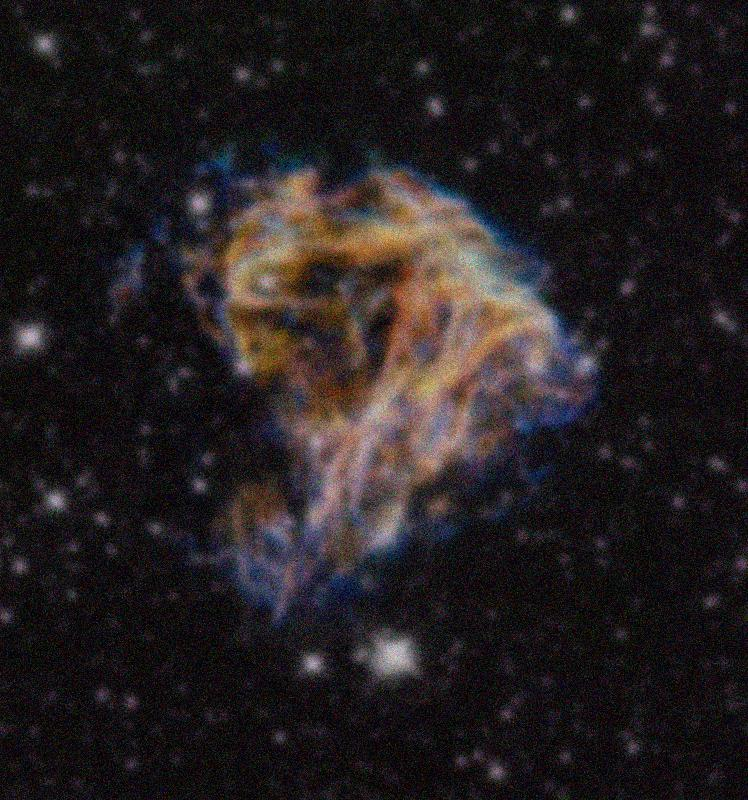
//> input picture DIP_4/spaceImg.jpg, 748 x 800 px
$ ./main spaceImg.jpg   (built with g++ and OpenCV 4)
//> lines starting //> are read from the running program, lines starting //| are printed output that depends on the picture
### DIP_4/Dip4.h
//============================================================================
// Name        : Dip4.h
// Author      : Ronny Haensch
// Version     : 2.0
// Copyright   : -
// Description : header file for fourth DIP assignment
//============================================================================

#include <iostream>

#include <opencv2/opencv.hpp>

using namespace std;
using namespace cv;

class Dip4{

   public:
      // constructor
      Dip4(void){};
      // destructor
      ~Dip4(void){};

      // processing routines
      // start image restoration
      Mat run(Mat& in, string restorationType, Mat& kernel, double snr=pow(10,5));
      // testing routine
      void test(void);
      // function headers of given functions
      Mat degradeImage(Mat& img, Mat& degradedImg, double filterDev, double snr);
      void showImage(const char* win, Mat img, bool cut=true);

   private:
      // function headers of functions to be implemented
      // --> edit ONLY these functions!
      Mat inverseFilter(Mat& degraded, Mat& filter);
      Mat wienerFilter(Mat& degraded, Mat& filter, double snr);

      // function headers of functions implemented in previous exercises
      // --> re-use your (corrected) code
      Mat circShift(Mat& in, int dx, int dy);

      // testing routines
      void test_circShift(void);
};

### DIP_4/Dip4.cpp
//============================================================================
// Name        : Dip4.cpp
// Author      : Ronny Haensch
// Version     : 2.0
// Copyright   : -
// Description :
//============================================================================

#include "Dip4.h"
#include <complex>

// Performes a circular shift in (dx,dy) direction
/*
in       :  input matrix
dx       :  shift in x-direction
dy       :  shift in y-direction
return   :  circular shifted matrix
*/
Mat Dip4::circShift(Mat& in, int dx, int dy){

	Mat tmp = Mat::zeros(in.rows, in.cols, in.type());
	int x, y, new_x, new_y;

	for (y = 0; y<in.rows; y++){
		// calulate new y-coordinate
		new_y = y + dy;
		if (new_y<0)
			new_y = new_y + in.rows;
		if (new_y >= in.rows)
			new_y = new_y - in.rows;

		for (x = 0; x<in.cols; x++){

			// calculate new x-coordinate
			new_x = x + dx;
			if (new_x<0)
				new_x = new_x + in.cols;
			if (new_x >= in.cols)
				new_x = new_x - in.cols;

			tmp.at<float>(new_y, new_x) = in.at<float>(y, x);

		}
	}

	return tmp;
}

// Function applies inverse filter to restorate a degraded image
/*
degraded :  degraded input image
filter   :  filter which caused degradation
return   :  restorated output image
*/
Mat Dip4::inverseFilter(Mat& degraded, Mat& filter){

    Mat freq_deg, freq_kernel, result;

    //copy kernel to large matrix (the size of input image)
    cv::Rect roi(cv::Point(0,0),filter.size());
    Mat destinationROI = Mat::zeros(degraded.size(), degraded.type());
    filter.copyTo(destinationROI(roi));

    //perform circ shift on kernel
    Mat circ_kernel = circShift(destinationROI, -filter.cols/2, -filter.rows/2);

    //convert to frequency domains
    dft(degraded, freq_deg, DFT_COMPLEX_OUTPUT);
    dft(circ_kernel, freq_kernel, DFT_COMPLEX_OUTPUT);

    const double epsilon = 0.05f;

    double maxMagnitude;
    minMaxLoc(abs(freq_kernel), 0, &maxMagnitude);
    const double threshold =  maxMagnitude * epsilon;

	//Replace the inverse filter 1/Pi by Qi
	for (int ri = 0; ri < freq_kernel.rows; ri++) {
		for (int ci = 0; ci < freq_kernel.cols; ci++) {
			if (norm(freq_kernel.at<Vec2f>(ri, ci)) < threshold) {
				freq_kernel.at<Vec2f>(ri, ci) = threshold;
			}
			std::complex<float> p(freq_kernel.at<Vec2f>(ri,ci)[0], freq_kernel.at<Vec2f>(ri,ci)[1]);
			p = 1.f / p;
                        freq_kernel.at<Vec2f>(ri,ci)[0] = p.real();
                        freq_kernel.at<Vec2f>(ri,ci)[1] = p.imag();
		}
    }

   //multiplication in freq domains
   mulSpectrums(freq_deg, freq_kernel, freq_deg,0);

   //convert to spatial domain
   dft(freq_deg, result, DFT_INVERSE | DFT_REAL_OUTPUT + DFT_SCALE);

   return result;
}

// Function applies wiener filter to restorate a degraded image
/*
degraded :  degraded input image
filter   :  filter which caused degradation
snr      :  signal to noise ratio of the input image
return   :   restorated output image
*/
Mat Dip4::wienerFilter(Mat& degraded, Mat& filter, double snr){


   // TODO !!!
   Mat freq_deg, freq_kernel, result;


    //copy kernel to large matrix (the size of input image)
    cv::Rect roi(cv::Point(0,0),filter.size());
    Mat destinationROI = Mat::zeros(degraded.size(), degraded.type());
    filter.copyTo(destinationROI(roi));

    //perform circ shift on kernel
    Mat circ_kernel = circShift(destinationROI, -filter.cols/2, -filter.rows/2);

    //convert to frequency domains
    dft(degraded, freq_deg, DFT_COMPLEX_OUTPUT);
    dft(circ_kernel, freq_kernel, DFT_COMPLEX_OUTPUT);

    //split kernel into real and imaginary part
    Mat filter_planes[2];
    split(freq_kernel, filter_planes);

   // |P|²
    Mat mag_filter;
    magnitude(filter_planes[0], filter_planes[1], mag_filter);
    multiply(mag_filter, mag_filter, mag_filter);
   //

   // |P|² + 1/SNR²
    Mat denominator = mag_filter + 1 / (snr * snr);
    //Mat denominator = mag_filter;
   //

   //P*
   for (int x = 0; x < freq_kernel.cols; x++) {
   	for (int y = 0; y < freq_kernel.rows; y++) {
		//imaginary part
		filter_planes[1].at<float>(y,x) = -1*filter_planes[1].at<float>(y,x);
	}
   }

   //Q = P* / ( |P|² + 1/SNR² )
     divide(filter_planes[0], denominator, filter_planes[0]);
     divide(filter_planes[1], denominator, filter_planes[1]);
     merge(filter_planes, 2, freq_kernel);
   //


   //multiplication in freq domains
   mulSpectrums(freq_deg, freq_kernel, freq_deg,0);


    //convert to spatial domain
    dft(freq_deg, result, DFT_INVERSE | DFT_REAL_OUTPUT + DFT_SCALE);

    //cout << result << endl;
    threshold(result, result,255, 0, THRESH_TRUNC);

   return result;

}

/* *****************************
  GIVEN FUNCTIONS
***************************** */

// function calls processing function
/*
in                   :  input image
restorationType     :  integer defining which restoration function is used
kernel               :  kernel used during restoration
snr                  :  signal-to-noise ratio (only used by wieder filter)
return               :  restorated image
*/
Mat Dip4::run(Mat& in, string restorationType, Mat& kernel, double snr){

   if (restorationType.compare("wiener")==0){
      return wienerFilter(in, kernel, snr);
   }else{
      return inverseFilter(in, kernel);
   }

}

// Function degrades a given image with gaussian blur and additive gaussian noise
/*
img         :  input image
degradedImg :  degraded output image
filterDev   :  standard deviation of kernel for gaussian blur
snr         :  signal to noise ratio for additive gaussian noise
return      :  the used gaussian kernel
*/
Mat Dip4::degradeImage(Mat& img, Mat& degradedImg, double filterDev, double snr){

    int kSize = round(filterDev*3)*2 - 1;

    Mat gaussKernel = getGaussianKernel(kSize, filterDev, CV_32FC1);
    gaussKernel = gaussKernel * gaussKernel.t();
    filter2D(img, degradedImg, -1, gaussKernel);

    Mat mean, stddev;
    meanStdDev(img, mean, stddev);

    Mat noise = Mat::zeros(img.rows, img.cols, CV_32FC1);
    randn(noise, 0, stddev.at<double>(0)/snr);
    degradedImg = degradedImg + noise;
    threshold(degradedImg, degradedImg, 255, 255, CV_THRESH_TRUNC);
    threshold(degradedImg, degradedImg, 0, 0, CV_THRESH_TOZERO);

    return gaussKernel;
}

// Function displays image (after proper normalization)
/*
win   :  Window name
img   :  Image that shall be displayed
cut   :  whether to cut or scale values outside of [0,255] range
*/
void Dip4::showImage(const char* win, Mat img, bool cut){

   Mat tmp = img.clone();

   if (tmp.channels() == 1){
      if (cut){
         threshold(tmp, tmp, 255, 255, CV_THRESH_TRUNC);
         threshold(tmp, tmp, 0, 0, CV_THRESH_TOZERO);
      }else
         normalize(tmp, tmp, 0, 255, CV_MINMAX);

      tmp.convertTo(tmp, CV_8UC1);
   }else{
      tmp.convertTo(tmp, CV_8UC3);
   }
   imshow(win, tmp);
}

// function calls some basic testing routines to test individual functions for correctness
void Dip4::test(void){

   test_circShift();
   cout << "Press enter to continue"  << endl;
   cin.get();

}

void Dip4::test_circShift(void){

   Mat in = Mat::zeros(3,3,CV_32FC1);
   in.at<float>(0,0) = 1;
   in.at<float>(0,1) = 2;
   in.at<float>(1,0) = 3;
   in.at<float>(1,1) = 4;
   Mat ref = Mat::zeros(3,3,CV_32FC1);
   ref.at<float>(0,0) = 4;
   ref.at<float>(0,2) = 3;
   ref.at<float>(2,0) = 2;
   ref.at<float>(2,2) = 1;

   if (sum((circShift(in, -1, -1) == ref)).val[0]/255 != 9){
      cout << "ERROR: Dip4::circShift(): Result of circshift seems to be wrong!" << endl;
      return;
   }
   cout << "Message: Dip4::circShift() seems to be correct" << endl;
}

### DIP_4/main.cpp
//============================================================================
// Name        : main.cpp
// Author      : Ronny Haensch
// Version     : 2.0
// Copyright   : -
// Description : only calls processing and test routines
//============================================================================

#include <iostream>

#include "Dip4.h"

using namespace std;

// usage: path to image in argv[1]
// main function. loads image, calls test and processing routines, records processing times
int main(int argc, char** argv) {

   // check if enough arguments are defined
   if (argc < 2){
      cout << "Usage:\n\tdip4 path_to_original"  << endl;
      cout << "Press enter to exit"  << endl;
      cin.get();
      return -1;
   }

   // construct processing object
   Dip4 dip4;

   // run some test routines
   // NOTE: uncomment the following line for debugging/testing purposes!
   dip4.test();

	// some windows for displaying imagesvoid degradeImage(Mat imgIn32F, Mat degradedImg, double filterDev, double snr)
    const char* win_1 = "Original Image";
    const char* win_2 = "Degraded Image";
    const char* win_3 = "Restored Image: Inverse filter";
    const char* win_4 = "Restored Image: Wiener filter";
    namedWindow( win_1 );
    namedWindow( win_2 );
    namedWindow( win_3 );
    namedWindow( win_4 );

    // load image, path in argv[1]
    cout << "load image" << endl;
    Mat img = imread(argv[1], 0);
//> img: 800 rows x 748 cols, CV_8UC1; min 0, max 219, mean 33.4
    if (!img.data){
      cout << "ERROR: original image not specified"  << endl;
      cout << "Press enter to exit"  << endl;
      cin.get();
    }
    // convert U8 to 32F
    img.convertTo(img, CV_32FC1);
//> img: 800 rows x 748 cols, CV_32FC1
    cout << " > done" << endl;

    // show and safe gray-scale version of original image
    dip4.showImage( win_1, img);
    imwrite( "original.png", img );

    // degrade image
    cout << "degrade image" << endl;
    double filterDev = 9;
    double snr = 10000;
    Mat degradedImg;
    Mat gaussKernel = dip4.degradeImage(img, degradedImg, filterDev, snr);
//> in degradeImage, `filter2D(img, degradedImg, -1, gaussKernel);`:
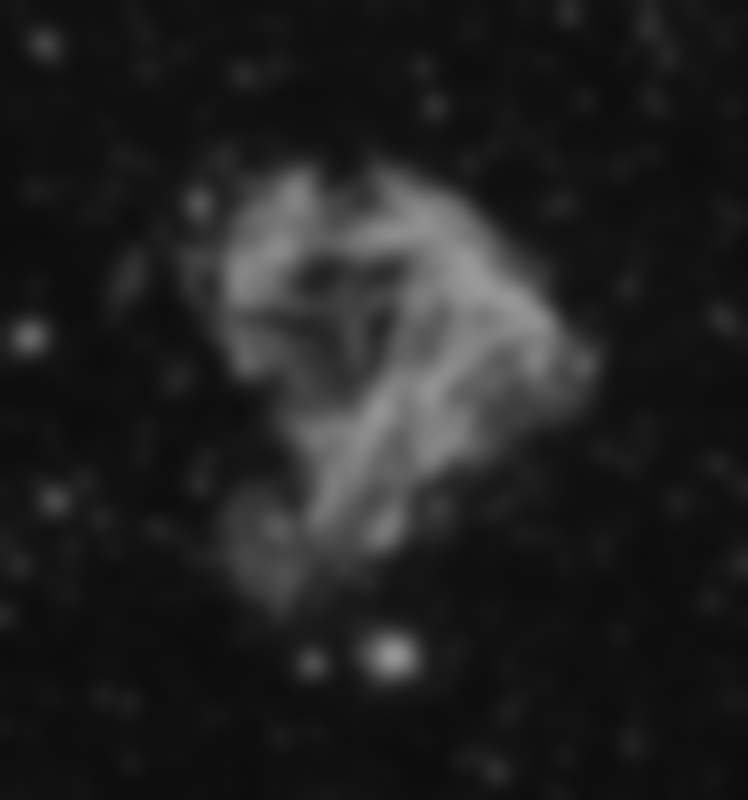
//> degradedImg: 800 rows x 748 cols, CV_32FC1; min 12.14, max 153.6, mean 33.4
//> in degradeImage, `meanStdDev(img, mean, stddev);`: mean = [33.41]; stddev = [34.6]
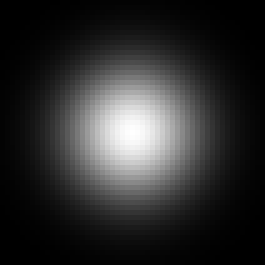
//> gaussKernel: 53 rows x 53 cols, CV_32FC1 (shown 5 times larger); min 4.7e-07, max 0.00198, mean 0.000356; drawn with min black and max white
    cout << " > done" << endl;

    // show and safe degraded image
    dip4.showImage( win_2, degradedImg);
    imwrite( "degraded.png", degradedImg );

    // inverse filter
    cout << "inverse filter" << endl;
    Mat restoredImgInverseFilter = dip4.run(degradedImg, "inverse", gaussKernel);
//> in inverseFilter, `filter.copyTo(destinationROI(roi));`:
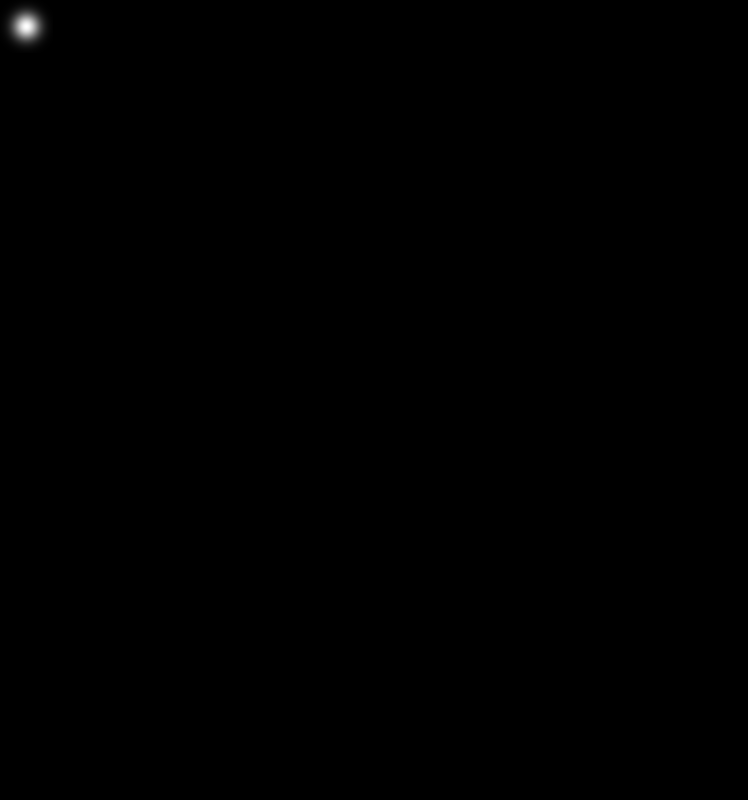
//> destinationROI: 800 rows x 748 cols, CV_32FC1; min 0, max 0.00198, mean 1.67e-06; drawn with min black and max white
//> in inverseFilter, `minMaxLoc(abs(freq_kernel), 0, &maxMagnitude);`: maxMagnitude = 1
//> in inverseFilter, `const double threshold =  maxMagnitude * epsilon;`: threshold = 0.05
    cout << " > done" << endl;
    // show and safe restored image
    dip4.showImage( win_3, restoredImgInverseFilter);
//> call 3 of showImage, with win = "Restored Image: Inverse filter", cut = true
//> in showImage (call 3), `threshold(tmp, tmp, 0, 0, CV_THRESH_TOZERO);`:
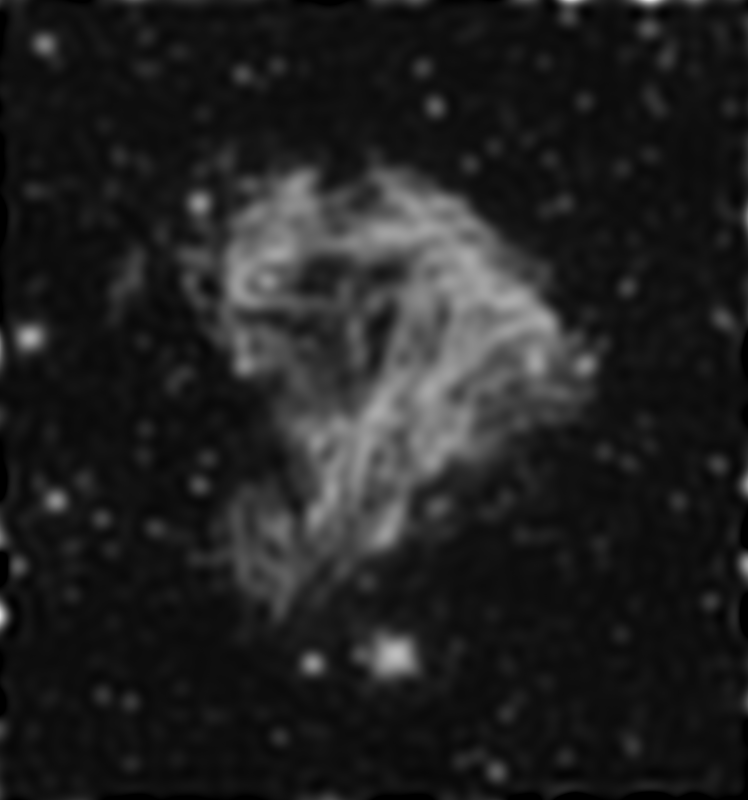
//> tmp: 800 rows x 748 cols, CV_32FC1; min 0, max 216.1, mean 33.6
    imwrite( "restored_inverse.png", restoredImgInverseFilter );

    // wiener filter
    cout << "wiener filter" << endl;
    Mat restoredImgWienerFilter = dip4.run(degradedImg, "wiener", gaussKernel, snr);
//> in wienerFilter, `split(freq_kernel, filter_planes);`:
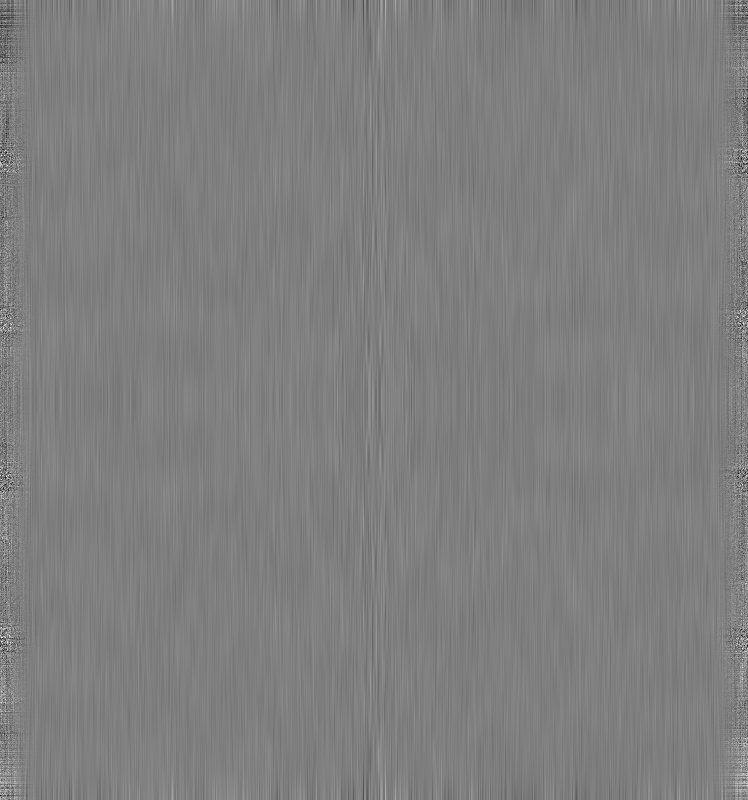
//> filter_planes[1]: 800 rows x 748 cols, CV_32FC1; min -5.39e-08, max 5.39e-08, mean -9.38e-18; drawn with min black and max white
//> in wienerFilter, `divide(filter_planes[0], denominator, filter_planes[0]);`:
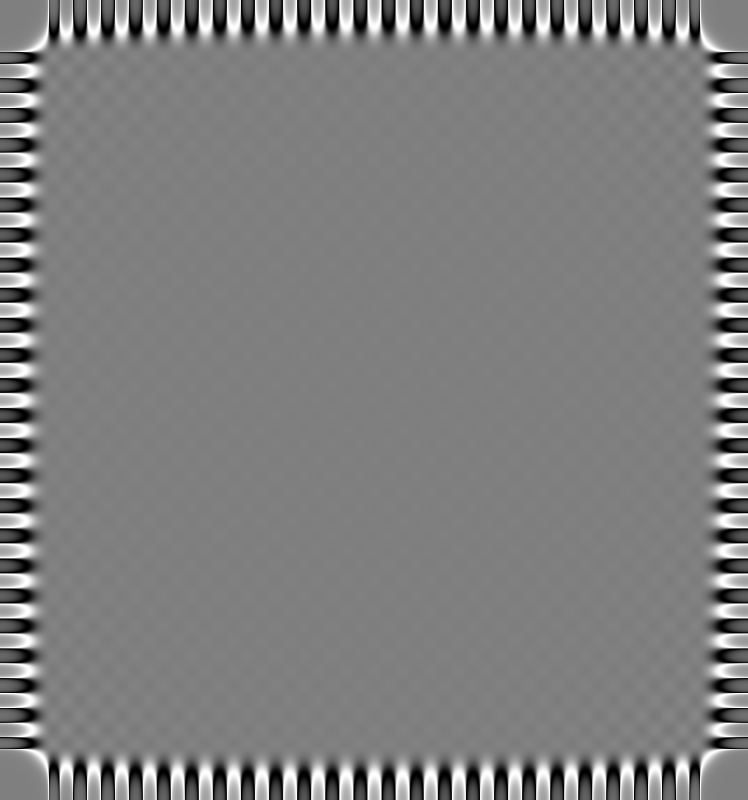
//> filter_planes[0]: 800 rows x 748 cols, CV_32FC1; min -5000, max 5000, mean 3.8; drawn with min black and max white
//> in wienerFilter, `threshold(result, result,255, 0, THRESH_TRUNC);`:
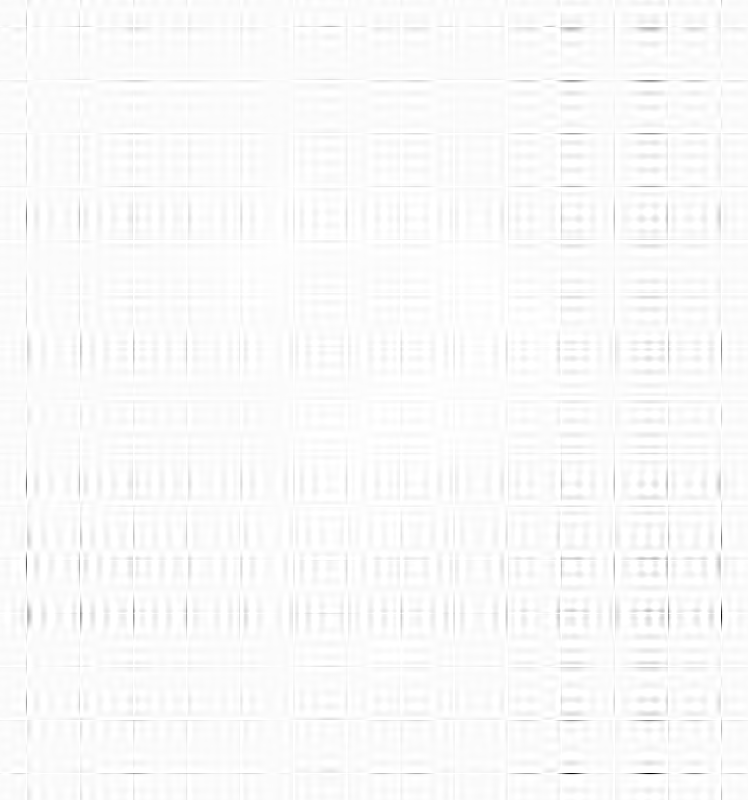
//> result: 800 rows x 748 cols, CV_32FC1; min -16600.8, max 255, mean -24.4; drawn with min black and max white
    cout << " > done" << endl;
    // show and safe restored image
    dip4.showImage( win_4, restoredImgWienerFilter, false);
    imwrite( "restored_wiener.png", restoredImgWienerFilter );

    // wait
    waitKey(0);

   return 0;
}
